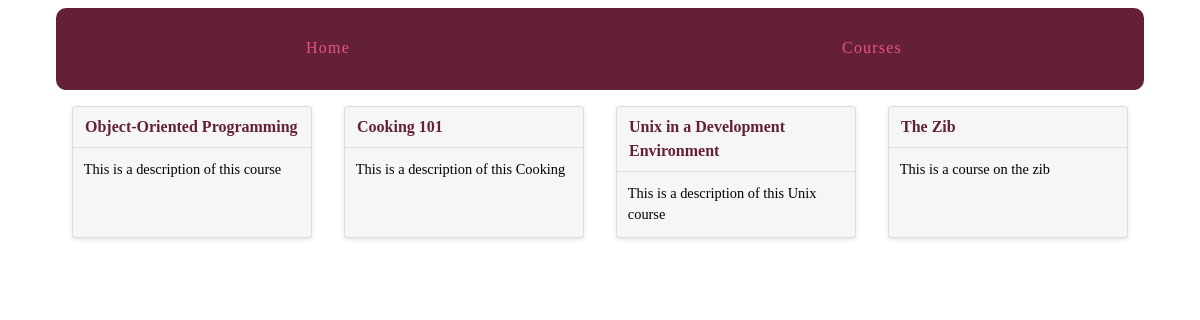
Page /courses/ on the committed database.
### courses/models.py (models this page shows, shortened)
class Course(models.Model):
    created_at = models.DateTimeField(auto_now_add = True)
    title = models.CharField(max_length=255)
    description = models.TextField()

### courses/views.py (the view)
def course_list(request):
    courses = Course.objects.all()
    return render(request, 'courses/course_list.html', {'courses': courses})

### courses/templates/courses/course_list.html (shortened to what this page needs)
{% extends 'layout.html' %}
{% block content %}
	<div class="cards">
		{% for course in courses %}
		<div class="card">
			<header><a href="{% url 'courses:course_detail' pk=course.pk %}">{{ course.title }}</a></header>
			<div class="card-copy">
				{{ course.description }}
			</div>
		</div>
		{% endfor %}
	</div>
{% endblock %}

### assets/css/layout.css (style rules this page uses)
html { box-sizing: border-box; }
*, *::after, *::before { box-sizing: inherit; }
.cards { display: -webkit-box; display: -moz-box; display: box; display: -webkit-flex; display: -moz-flex; display: -ms-flexbox; display: flex; -webkit-box-lines: multiple; -moz-box-lines: multiple; box-lines: multiple; -webkit-flex-wrap: wrap; -moz-flex-wrap: wrap; -ms-flex-wrap: wrap; flex-wrap: wrap; -webkit-box-pack: justify; -moz-box-pack: justify; box-pack: justify; -webkit-justify-content: space-between; -moz-justify-content: space-between; -ms-justify-content: space-between; -o-justify-content: space-between; justify-content: space-between; -ms-flex-pack: justify; }
.card { -webkit-flex-basis: 15em; -moz-flex-basis: 15em; flex-basis: 15em; -ms-flex-preferred-size: 15em; -webkit-flex-grow: 1; -moz-flex-grow: 1; flex-grow: 1; -ms-flex-positive: 1; -webkit-transition: all 0.2s ease-in-out; -moz-transition: all 0.2s ease-in-out; transition: all 0.2s ease-in-out; background-color: #f6f6f6; border-radius: 3px; border: 1px solid gainsboro; box-shadow: 0 2px 4px #e6e6e6; margin: 0 1em 1.5em 1em; position: relative; }
.card header { -webkit-transition: all 0.2s ease-in-out; -moz-transition: all 0.2s ease-in-out; transition: all 0.2s ease-in-out; background-color: #f6f6f6; border-bottom: 1px solid gainsboro; border-radius: 3px 3px 0 0; font-weight: bold; line-height: 1.5em; padding: 0.5em 0.75em; }
.card header a { color: #642039; text-decoration: none; }
.card .card-copy { font-size: 0.9em; line-height: 1.5em; padding: 0.75em 0.75em; }

### rows in the picture
Course: title "Object-Oriented Programming", description "This is a description of this course"
Course: title "Cooking 101", description "This is a description of this Cooking"
Course: title "Unix in a Development Environment", description "This is a description of this Unix course"
Course: title "The Zib", description "This is a course on the zib"
